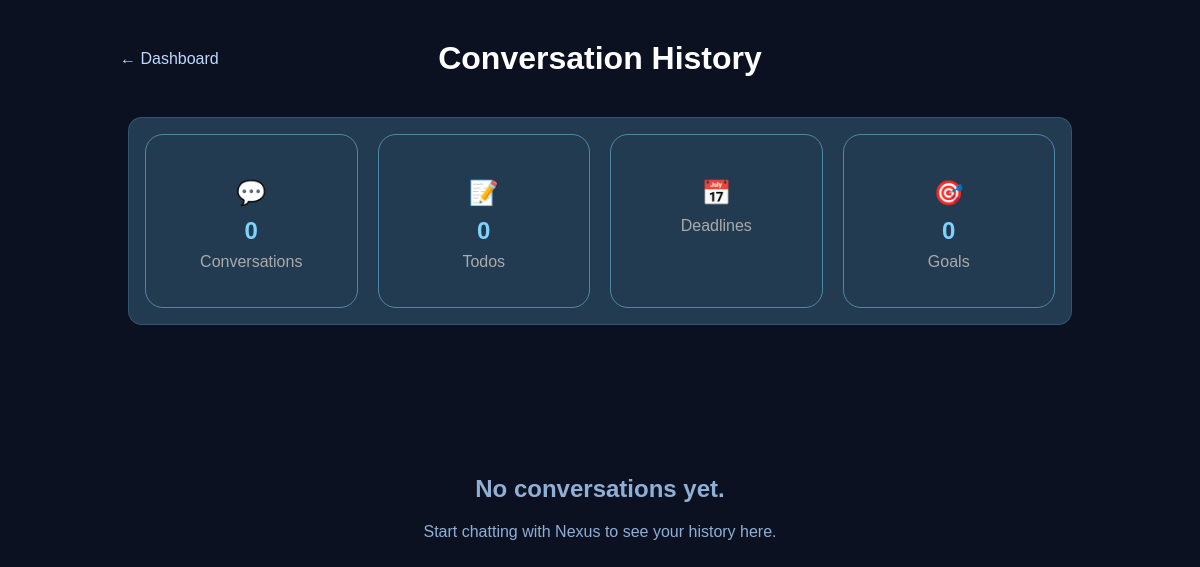
Before: /history with the older database file.
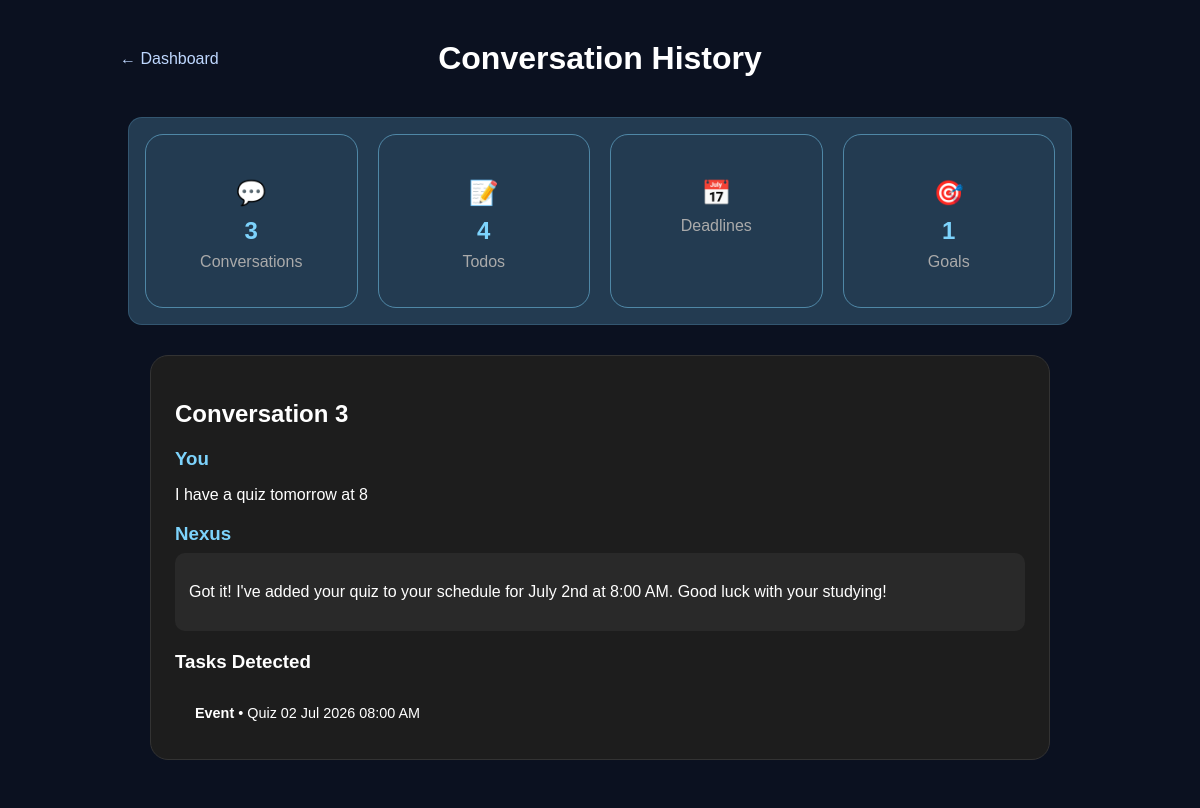
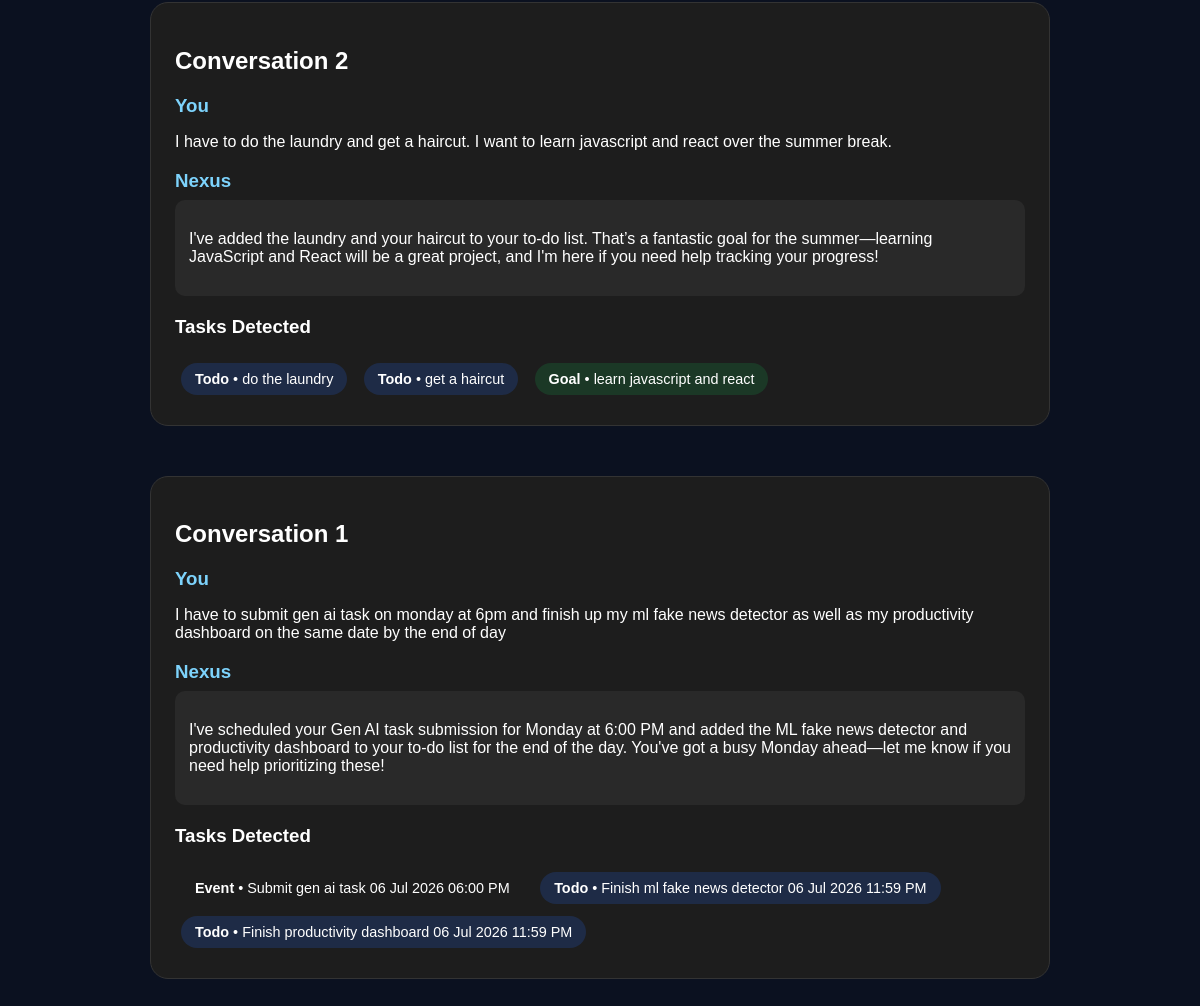
After: the same page with the newer database file (2 pictures, top to bottom).
### tables this page shows
CREATE TABLE HISTORY (
    id INTEGER PRIMARY KEY AUTOINCREMENT,
    user_input TEXT NOT NULL,
    response TEXT NOT NULL,
    timestamp DATETIME DEFAULT CURRENT_TIMESTAMP
);

CREATE TABLE TASKS (
    id INTEGER PRIMARY KEY AUTOINCREMENT,
    history_id INTEGER NOT NULL,
    intent TEXT NOT NULL,
    title TEXT,
    datetime TEXT,
    date TEXT,
    time TEXT,
    details TEXT,
    completed BOOLEAN DEFAULT 0,
    timestamp DATETIME DEFAULT CURRENT_TIMESTAMP,
    FOREIGN KEY (history_id) REFERENCES HISTORY(id)
);

### app.py (the view)
@app.route('/history')
def history_page():
    stats = {
        "conversations": 0,
        "todos": 0,
        "events": 0,
        "goals": 0
    }
    stats["conversations"] = cursor.execute("SELECT COUNT(*) FROM HISTORY").fetchone()[0]
    stats["todos"] = cursor.execute("SELECT COUNT(*) FROM TASKS WHERE intent='Todo'").fetchone()[0]
    stats["events"] = cursor.execute("SELECT COUNT(*) FROM TASKS WHERE intent='Event'").fetchone()[0]
    stats["goals"] = cursor.execute("SELECT COUNT(*) FROM TASKS WHERE intent='Goal'").fetchone()[0]
    history = load_history()
    return render_template('history.html', history=history, stats=stats)

### templates/history.html (shortened to what this page needs)
<!DOCTYPE html>
<html>
<head>
    <link rel="stylesheet"
          href="{{ url_for('static', filename='css/history.css') }}">
</head>
<body>
    <div class="top-bar">
        <a href="/" class="back-btn">← Dashboard</a>
        <h1>Conversation History</h1>
    </div>
    <div class="summary-grid">
        <div class="summary-card">
            <h3>💬</h3>
            <span>{{ stats.conversations }}</span>
            <p>Conversations</p>
        </div>
        <div class="summary-card">
            <h3>📝</h3>
            <span>{{ stats.todos }}</span>
            <p>Todos</p>
        </div>
        <div class="summary-card">
            <h3>📅</h3>
            <p>Deadlines</p>
        </div>
        <div class="summary-card">
            <h3>🎯</h3>
            <span>{{ stats.goals }}</span>
            <p>Goals</p>
        </div>
    </div>
    <div class="history-container">
    {% if history %}
        {% for item in history|reverse %}
            <div class="history-card">
                <div class="history-header">
                    <h2>Conversation {{ loop.revindex }}</h2>
                </div>
                <div class="message-block">
                    <h3>You</h3>
                    <p>{{ item.user_input }}</p>
                </div>
                <div class="message-block">
                    <h3>Nexus</h3>
                    <div class="assistant-response">
                        {{ item.response|safe }}
                    </div>
                </div>
                {% if item.tasks %}
                <div class="task-summary">
                    <h3>Tasks Detected</h3>
                    {% for task in item.tasks %}
                    <div class="task-chip {{ task.intent|lower }}">
                        <strong>{{ task.intent }}</strong>
                        {% if task.title %}
                        • {{ task.title }}
                        {% endif %}
                        {% if task.date %}
                        <span>{{ task.date }}</span>
                        {% endif %}
                        {% if task.time %}
                        <span>{{ task.time }}</span>
                        {% endif %}
                    </div>
                    {% endfor %}
                </div>
                {% endif %}
            </div>
        {% endfor %}
    {% else %}
        <div class="empty-history">
            <h2>No conversations yet.</h2>
            <p>Start chatting with Nexus to see your history here.</p>
        </div>
    {% endif %}
    </div>
</body>
</html>

### static/css/history.css (style rules this page uses)
body { background:#0B1120; color:white; font-family:Arial, Helvetica, sans-serif; margin:0; }
.top-bar { position:relative; width:80%; margin:40px auto; }
.top-bar h1 { text-align:center; color:white; }
.back-btn { position:absolute; left:0; top:50%; transform:translateY(-50%); color:#BFD8FF; text-decoration:none; }
.summary-grid { display:grid; grid-template-columns:repeat(4,1fr); gap:20px; max-width:910px; margin:30px auto; padding:16px; background:rgba(125,211,252,.22); border:1px solid rgba(125,211,252,.18); border-radius:14px; }
.summary-card { padding:20px; text-align:center; border:1px solid rgb(125, 211, 252, 0.5); border-radius:18px; }
.summary-card h3 { margin-bottom:10px; font-size:1.5rem; }
.summary-card span { display:block; font-size:1.5rem; font-weight:bold; color:#7dd3fc; }
.summary-card p { margin-top:8px; color:#aaa; }
.history-container { width:900px; margin:auto; padding-bottom:40px; display:flex; flex-direction:column; gap:25px; }
.history-card { padding:24px; margin-bottom:25px; background:#1d1d1d; border:1px solid #333; border-radius:18px; }
.history-header { margin-bottom:18px; }
.message-block { margin-bottom:18px; }
.message-block h3 { margin-bottom:8px; color:#7dd3fc; }
.assistant-response { padding:14px; background:#292929; border-radius:10px; }
.task-summary { margin-top:20px; }
.task-chip { display:inline-block; margin:6px; padding:8px 14px; font-size:.9rem; border-radius:20px; }
.task-chip.todo { background:#2563eb33; }
.task-chip.goal { background:#16a34a33; }

Changed rows visible on the page:
added HISTORY: user_input "I have a quiz tomorrow at 8", response "Got it! I've added your quiz to your schedule for July 2nd at 8:00 AM. Good luck with your studying!"
added TASKS: intent "Event", title "Quiz", date "02 Jul 2026", time "08:00 AM", shown under "I have a quiz tomorrow at 8"
added HISTORY: user_input "I have to do the laundry and get a haircut. I want to learn javascript and react over the summer break.", response "I've added the laundry and your haircut to your to-do list. That’s a fantastic goal for the summer—learning JavaScript and React will be a great project, and I'm here if you need help tracking your progress!"
added TASKS: intent "Todo", title "do the laundry"
added TASKS: intent "Todo", title "get a haircut"
added TASKS: intent "Goal", title "learn javascript and react"
added HISTORY: user_input "I have to submit gen ai task on monday at 6pm and finish up my ml fake news detector as well as my productivity dashboard on the same date by the end of day", response "I've scheduled your Gen AI task submission for Monday at 6:00 PM and added the ML fake news detector and productivity dashboard to your to-do list for the end of the day. You've got a busy Monday ahead—let me know if you need help prioritizing these!"
added TASKS: intent "Event", title "Submit gen ai task", date "06 Jul 2026", time "06:00 PM"
added TASKS: intent "Todo", title "Finish ml fake news detector", date "06 Jul 2026", time "11:59 PM"
added TASKS: intent "Todo", title "Finish productivity dashboard", date "06 Jul 2026", time "11:59 PM"
Other visible differences:
{{ stats.conversations }}: "0" → "3"
{{ stats.todos }}: "0" → "4"
{{ stats.goals }}: "0" → "1"
text no longer shown: "No conversations yet. Start chatting with Nexus to see your history here."
